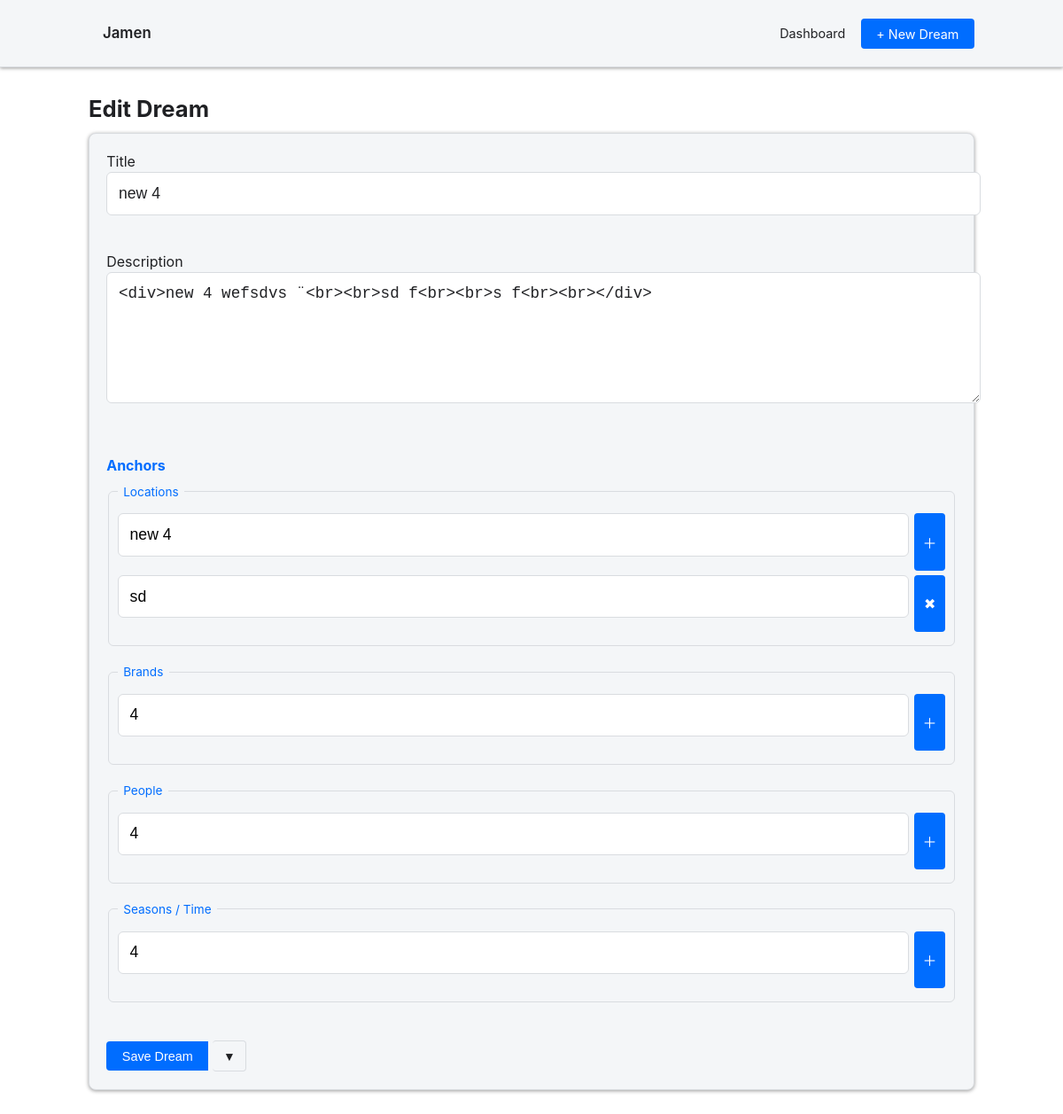
Screenshot of /dreams/wLvAZ0YI/edit with the database file from the repository.
### tables this page shows
CREATE TABLE `dream_boards` (
  `id` int NOT NULL,
  `slug` char(10) DEFAULT NULL,
  `user_id` int DEFAULT NULL,
  `title` varchar(255) DEFAULT NULL,
  `description` text,
  `created_at` datetime DEFAULT CURRENT_TIMESTAMP,
  `updated_at` datetime DEFAULT CURRENT_TIMESTAMP ON UPDATE CURRENT_TIMESTAMP,
  `archived` tinyint(1) NOT NULL DEFAULT '0',
  `deleted_at` datetime DEFAULT NULL,
  `type` varchar(20) DEFAULT 'dream'
);

### controllers/dream.php (called while the page is built, shortened)
<?php
require_once __DIR__ . '/../app/config.php';
require_once __DIR__ . '/../models/dream.php';
class dream_controller
{
    public static function edit(string $slug): void
    {
        global $db;
        $dream = dream_model::get($db, $slug);
        include __DIR__ . '/../views/dream_form.php';
    }
}

### index.php (called while the page is built, shortened)
<?php
require_once __DIR__.'/app/routes.php';
$uri = parse_url($_SERVER['REQUEST_URI'], PHP_URL_PATH);
route(rtrim($uri,'/'));
?>

### models/dream.php (called while the page is built, shortened)
<?php
class dream_model
{
	public static function getAnchors(PDO $db, int $boardId): array
	{
		$map = [
			'locations' => ['table' => 'dream_locations', 'col' => 'location'],
			'brands'    => ['table' => 'dream_brands',    'col' => 'brand'],
			'people'    => ['table' => 'dream_people',    'col' => 'person'],
			'seasons'   => ['table' => 'dream_seasons',   'col' => 'season'],
		];
		$anchors = [];
		foreach ($map as $type => $info) {
			$sql  = "SELECT {$info['col']} AS val FROM {$info['table']} WHERE dream_id = ?";
			$stmt = $db->prepare($sql);
			$stmt->execute([$boardId]);
			$anchors[$type] = $stmt->fetchAll(PDO::FETCH_COLUMN);
		}
		return $anchors;
	}
	public static function get(PDO $db, string $slug): ?array
	{
		$stmt = $db->prepare("
			SELECT id, slug, title, description, created_at
			FROM dream_boards
			WHERE slug = ?
			  AND deleted_at IS NULL
		");
		$stmt->execute([$slug]);
		$board = $stmt->fetch(PDO::FETCH_ASSOC);
		$board['anchors'] = self::getAnchors($db, (int)$board['id']);
		return $board;
	}
}

### views/dream_form.php (the view, shortened to what this page needs)
<?php
$isEdit = isset($dream);
?>
<h1><?= $isEdit ? 'Edit Dream' : 'Create a Dream' ?></h1>
<form id="dreamForm" class="card">
  <label>Title<br>
    <input name="title" type="text" style="width:100%"
           value="<?= $isEdit ? htmlspecialchars($dream['title']) : '' ?>" required>
  </label><br><br>
  <label>Description<br>
    <textarea name="description" rows="6" style="width:100%"><?= $isEdit ? htmlspecialchars($dream['description']) : '' ?></textarea>
  </label><br><br>
  <h3>Anchors</h3>
<?php
function repeatInputs($name, $list) {
    foreach ($list as $i=>$val) {
        $plus = $i===0 ? '＋' : '✖';
        echo '<div class="repeat"><input name="'.$name.'[]" value="'.htmlspecialchars($val).'"> <button type="button" class="add">'.$plus.'</button></div>';
    }
}
?>
  <fieldset class="anchor-block"><legend>Locations</legend>
    <?php repeatInputs('location', $anchors['locations'] ?? []); ?>
  </fieldset>
  <fieldset class="anchor-block"><legend>Brands</legend>
  </fieldset>
  <fieldset class="anchor-block"><legend>People</legend>
  </fieldset>
  <fieldset class="anchor-block"><legend>Seasons / Time</legend>
  </fieldset>
  <br>
<div class="btn-group">
  <button class="btn primary">Save Dream</button>
  <button type="button" class="btn split" id="moreBtn">▾</button>
</div>
</form>
<?php
if($isEdit){
	include __DIR__ . '/layout.php';
	}

### app/routes.php (shortened to what this page needs)
<?php
function route(string $uri): void
{
    foreach ($routes as $pattern => $target) {
        if (preg_match('@^' . $pattern . '$@', $uri, $matches)) {
            $class = $target[0] . '_controller';
            if (is_callable([$class, $target[1]])) {
                call_user_func_array(
                    [$class, $target[1]],
                    array_slice($matches, 1)
                );
                return;
            }
        }
    }
}
?>

### views/partials/topbar.php
<div class="container">
  <a href="/" style="font-weight:600;font-size:1.05rem">Jamen</a>
  <nav>
    <a href="/dashboard">Dashboard</a>
    <a href="/dreams/new" class="btn" style="margin-left:.8rem">+ New Dream</a>
  </nav>
</div>

### public/css/style.css (style rules this page uses)
:root { --bg-base: #1c1d22; --bg-card: #26272d; --accent: #4dabf7; --accent-hover: #71c5ff; --border: #393a40; --text-main: #e9e9ef; --text-muted: #9a9ba1; --radius: 8px; --space: 1.2rem; --shadow: 0 1px 4px rgba(0,0,0,.4); }
@media (prefers-color-scheme: light) { :root, body.light { --bg-base: #ffffff; --bg-card: #f4f6f8; --accent: #006dff; --accent-hover: #096bff; --border: #d9dce0; --text-main: #202124; --text-muted: #5f6368; } }
body { margin:0; font-family: Inter, Roboto, system-ui,-apple-system,sans-serif; background:var(--bg-base); color:var(--text-main); }
header .container { display:flex;align-items:center;justify-content:space-between;padding:.8rem var(--space); }
header a { color:var(--text-main);margin-left:1rem;text-decoration:none;font-size:.9rem; }
.container { width:min(92%,1000px);margin:auto;padding:var(--space) 0; }
.card { background:var(--bg-card); border:1px solid var(--border); border-radius:var(--radius); padding:var(--space); margin-bottom:var(--space); box-shadow:var(--shadow); }
.btn { background:var(--accent);color:#fff;border:0;border-radius:4px; padding:.55rem 1.1rem;font-size:.9rem;cursor:pointer; transition:background .15s; }
.btn-group .btn.primary { border-radius:4px 0 0 4px; }
.btn-group .btn.split { background:var(--bg-card);color:var(--text-main); border:1px solid var(--border);border-left:0;font-weight:bold; }
.btn-group { position: relative; display: inline-block; }
.btn.split { width: 2.4rem; padding: .55rem 0; }
input[type=text], textarea { width:100%;background:var(--bg-base);color:var(--text-main); border:1px solid var(--border);border-radius:4px;padding:.55rem; }
fieldset { border:1px solid var(--border);border-radius:6px;padding:.6rem;margin-bottom:var(--space); }
legend { padding:0 .4rem;color:var(--accent);font-size:.85rem; }
.repeat { display:flex;gap:.4rem;margin:.3rem 0; }
.repeat input { flex:1; }
.repeat .add { width:2.2rem;background:var(--accent);color:#fff;border:0;border-radius:4px;cursor:pointer; }
h1,h2,h3 { margin:.4rem 0 .8rem; }
h1 { font-size:1.6rem; }
h3 { font-size:1rem;color:var(--accent); }
#dreamForm input, #dreamForm textarea { width: 100%; margin-bottom: 1rem; font-size: 1.1rem; padding: .8rem; border: 1px solid var(--border); border-radius: 6px; }
body { font-size: 1rem; line-height: 1.5; }
.container { padding: 1rem; max-width: 100%; margin: 0 auto; }
h1, h2, h3 { margin-top: 0.75rem; margin-bottom: 0.5rem; }
input, textarea, select, button { font-size: 1rem; border-radius: 4px; }
input, textarea, select { width: 100%; margin-bottom: 1rem; padding: 0.75rem; border: 1px solid var(--border); }
header nav { display: none; }
@media (min-width: 600px) { header nav { display: block; } }

### rows the page displays
dream_boards: title "new 4", description "<div>new 4 wefsdvs ¨<br><br>sd f<br><br>s f<br><br></div>", value "new 4", plus "＋", value "sd", plus "✖", value "4"
